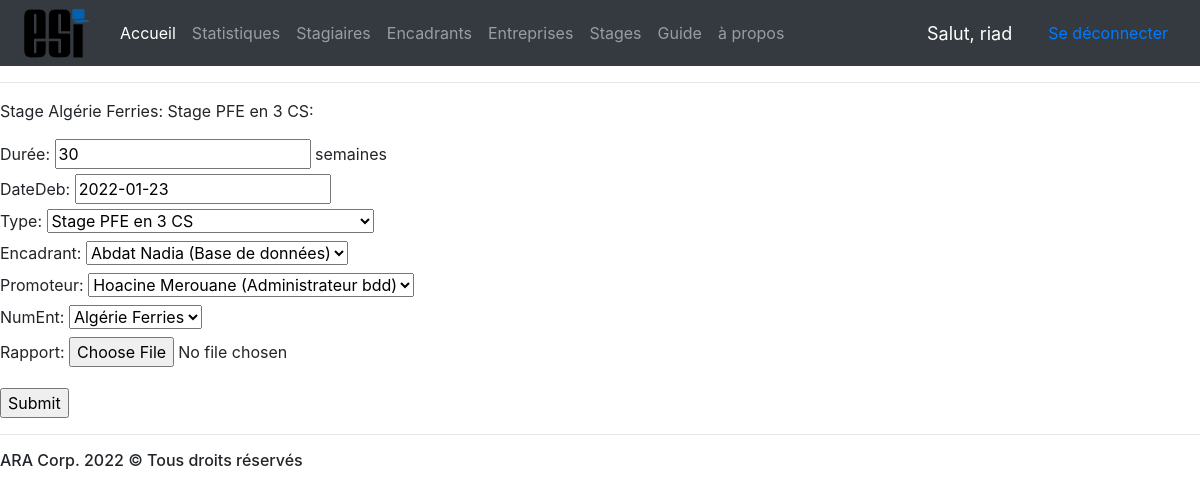
The page /stage/modifier/6 (signed in) on the database its author committed.
### Gestion/models.py (models this page shows, shortened)
class Stage(models.Model):
    Durée = models.IntegerField() #en semaines
    DateDeb = models.DateField()
    Type = models.ForeignKey(TypeStage,on_delete=models.CASCADE,null=False)
    Encadrant = models.ForeignKey('Encadrant',on_delete=models.SET_NULL,null=True,blank=True)
    Promoteur = models.ForeignKey('Promoteur',on_delete=models.SET_NULL,null=True,blank=True)
    NumEnt = models.ForeignKey('Entreprise',on_delete=models.CASCADE,null=False)
    Fiche_Eval = models.ForeignKey('FicheEvaluation',on_delete=models.SET_NULL,null=True,blank=True)
    Sujet_pfe = models.ForeignKey('SujetPFE',on_delete=models.SET_NULL,null=True,blank=True)
    Rapport = models.FileField(upload_to='rapports/',null=True)
    def __str__(self):
        return self.NumEnt.NomEnt+": "+self.Type.IntituléTS

class Entreprise(models.Model):
    NomEnt = models.CharField(max_length=50)
    RaisonSociale = models.CharField(max_length=50)
    Adresse = models.CharField(max_length=100)
    def __str__(self):
        return self.NomEnt

class TypeStage(models.Model):
    IntituléTS = models.CharField(max_length=50)
    Période = models.CharField(max_length=100)
    DuréeTS = models.CharField(max_length=50)
    NbEtudiants = models.CharField(max_length=50)
    def __str__(self):
        return self.IntituléTS

### Gestion/views.py (the view)
# urls.py: path('stage/modifier/<str:Num>',views.modifierStage, name="modifierStage"),
def modifierStage(request,Num):
    s = Stage.objects.get(pk=Num)
    form = FicheModifierStage(instance=s)
    if s.Rapport!="":
        pdf = PdfFileReader(open('static/'+str(s.Rapport),'rb'))
        checkRapport = check_nbr_pages(pdf.getNumPages(),s.Type.pk)
    else:
        checkRapport=""
    if request.method == 'POST':
        form = FicheModifierStage(request.POST,request.FILES,instance=s)
        if form.is_valid():
            form.save()
            return redirect('listeStages')
    context = {'form':form,'stage':s,'msgRapport':checkRapport}
    return render(request, 'stages/modifierStage.html',context)

### Gestion/forms.py
class FicheModifierStage(ModelForm):
    class Meta:
        model = Stage
        exclude = ('Fiche_Eval',)

### Gestion/models.py (called while the page is built)
    def __str__(self):
        return "{} {} ({})".format(self.NomE, self.PrénomE, self.Domaine)

    def __str__(self):
        return "{} {} ({})".format(self.NomP, self.PrénomP, self.Profession)

### Gestion/templates/stages/modifierStage.html (shortened to what this page needs)
{% extends 'main.html' %}
{% load static %}
{% block content %}
<p>Stage {{stage}}: </p>
<form action="" method="POST" enctype="multipart/form-data">
    {{ form.Durée.label_tag }} {{ form.Durée }}  semaines
    {% for field in form %}
    <div class="fieldWrapper">
    {% if stage.Type.pk != 3 or stage.Sujet_pfe == None %}
    {% if field.name != "Durée" and field.name != "Sujet_pfe" and field.name != "Rapport"%}
    {{ field.label_tag }} {{ field }}
    {% endif %}
    {% else %}
    {% if field.name != "Durée" and field.name != "Rapport" %}
    {{ field.label_tag }} {{ field }}
    {% endif %}
    {% endif %}
    </div>
    {% endfor %}
    <div class="fieldWrapper">
    {% if stage.Rapport != None %}
    {{ form.Rapport.label_tag }} {{ form.Rapport }}
    {% endif %}
    </div>
    <input type="submit" name="Ajout">
</form>
{% endblock %}

### Gestion/templates/barreNavigation.html (shortened to what this page needs)
{% load static %}
<nav class="navbar navbar-expand-lg navbar-dark bg-dark">
    <a class="navbar-brand" href="{% url 'accueil' %}"><img src="{% static 'accueil/images/esi.png' %}" style="max-width: 5rem; margin-top: -20px;margin-bottom: -20px;"></a>
    <div class="collapse navbar-collapse" id="navbarNav">
      <ul class="navbar-nav">
        <li class="nav-item active">
          <a class="nav-link" href="{% url 'accueil' %}">Accueil </a>
        </li>
        <li class="nav-item">
          {% now "Y" as annéeCourrante %}
          <a class="nav-link" href="{% url 'stat' année=annéeCourrante %}">Statistiques</a>
        </li>
        <li class="nav-item">
          <a class="nav-link" href="{% url 'listeEtudiants' %}">Stagiaires</a>
        </li>
        <li class="nav-item">
          <a class="nav-link" href="{% url 'listeEncadrants' %}">Encadrants</a>
        </li>
        <li class="nav-item">
          <a class="nav-link" href="{% url 'listeEntreprises' %}">Entreprises</a>
        </li>
        <li class="nav-item">
          <a class="nav-link" href="{% url 'listeStages' %}">Stages</a>
        </li>
        <li class="nav-item">
          <a class="nav-link" href="{% url 'guide' %}">Guide</a>
        </li>
        <li class="nav-item">
          <a class="nav-link" href="{% url 'nous' %}">à propos</a>
        </li>
      </ul>
    </div>
    <span class="deconnecter">Salut, {{request.user}}</span>
    <span><a class="nav-link" href="{% url 'logout' %}" >Se déconnecter</a></span>
  </nav>

### Gestion/templates/barreNavigation.html (style rules this page uses)
.deconnecter { font-size: 18px; color: #fff; margin-right: 20px; }

### rows shown on the page
Stage: NumEnt+Type "Algérie Ferries: Stage PFE en 3 CS", Durée "30", form "2022-01-23" "Stage PFE en 3 CS" "Abdat Nadia (Base de données)" "Hoacine Merouane (Administrateur bdd)" "Algérie Ferries"

### other values the page prints
{{ request.user }} "riad"
{{ field.label_tag }} "DateDeb:" "Type:" "Encadrant:" "Promoteur:" "NumEnt:"
